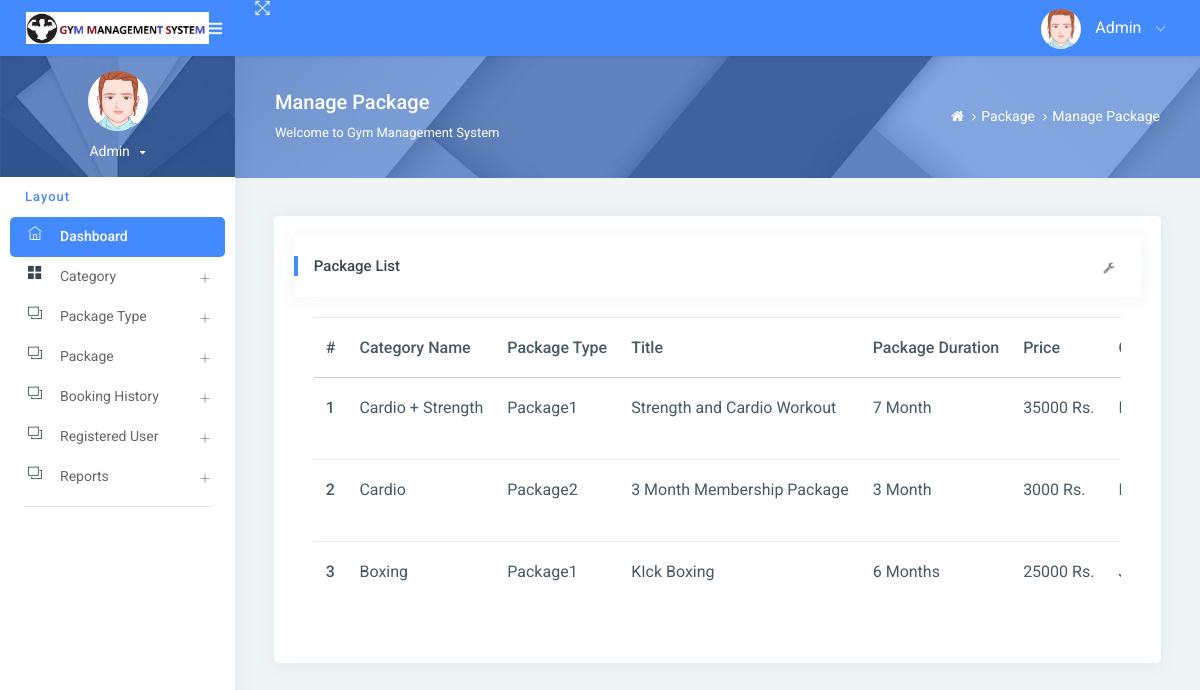
The page /managePackage/ on the database its author committed.
### gym/models.py (models this page shows, shortened)
class Package(models.Model):
    category = models.ForeignKey(Category, on_delete=models.CASCADE, null=True)
    packagename = models.ForeignKey(Packagetype, on_delete=models.CASCADE, null=True)
    titlename = models.CharField(max_length=200, null=True)
    packageduration = models.CharField(max_length=50, null=True)
    price = models.CharField(max_length=200, null=True)
    description = models.CharField(max_length=200, null=True)
    creationdate = models.DateTimeField(auto_now_add=True)

class Category(models.Model):
    categoryname = models.CharField(max_length=200, null=True)
    status = models.CharField(max_length=300, null=True)
    creationdate = models.DateTimeField(auto_now_add=True)

class Packagetype(models.Model):
    category = models.ForeignKey(Category, on_delete=models.CASCADE, null=True)
    packagename = models.CharField(max_length=200, null=True)
    creationdate = models.DateTimeField(auto_now_add=True)
    def __str__(self):
        return self.packagename

### gym/views.py (the view)
# urls.py: path('managePackage/', managePackage, name='managePackage'),
def managePackage(request):
    package = Package.objects.all()
    return render(request, 'admin/managePackage.html',locals())

### gym/templates/admin/managePackage.html (shortened to what this page needs)
{% extends 'admin_base.html' %}
{% load static %}
{% block main %}
<div class="page-header">
    <div class="page-block">
        <div class="row align-items-center">
            <div class="col-md-8">
                <div class="page-header-title">
                    <h5 class="m-b-10">Manage Package</h5>
                    <p class="m-b-0">Welcome to Gym Management System</p>
                </div>
            </div>
            <div class="col-md-4">
                <ul class="breadcrumb-title">
                    <li class="breadcrumb-item">
                        <a href="{% url 'admin_home' %}"> <i class="fa fa-home"></i> </a>
                    </li>
                    <li class="breadcrumb-item"><a href="">Package</a>
                    </li>
                    <li class="breadcrumb-item"><a href="">Manage Package</a>
                    </li>
                </ul>
            </div>
        </div>
    </div>
</div>
<div class="pcoded-inner-content">
    <div class="main-body">
        <div class="page-wrapper">
            <div class="page-body">
                <div class="row">
                    <div class="col-md-12">
                        <div class="card">
                            <div class="card-block">
                                <div class="card-header">
                                    <h5>Package List</h5>
                                    <div class="card-header-right">
                                        <ul class="list-unstyled card-option">
                                            <li><i class="fa fa fa-wrench open-card-option"></i></li>
                                        </ul>
                                    </div>
                                </div>
                                <div class="card-block table-border-style">
                                    <div class="table-responsive">
                                        <table class="table">
                                            <thead>
                                            <tr>
                                                <th>#</th>
                                                <th>Category Name</th>
                                                <th>Package Type</th>
                                                <th>Title</th>
                                                <th>Package Duration</th>
                                                <th>Price</th>
                                                <th>Creation Date</th>
                                            </tr>
                                            </thead>
                                            <tbody>
                                            {% for i in package %}
                                            <tr>
                                                <th scope="row">{{forloop.counter}}</th>
                                                <td>{{i.category.categoryname}}</td>
                                                <td>{{i.packagename}}</td>
                                                 <td>{{i.titlename}}</td>
                                                <td>{{i.packageduration}}</td>
                                                <td>{{i.price}} Rs.</td>
                                                <td>{{i.creationdate}}</td>
                                            </tr>
                                            {% endfor %}
                                            </tbody>
                                        </table>
                                    </div>
                                </div>
                            </div>
                        </div>
                    </div>
                </div>
            </div>
        </div>
    </div>
</div>
{% endblock %}

### gym/templates/admin_base.html (shortened to what this page needs)
{% load static %}
<html lang="en">
<head>
    <link rel="stylesheet" href="{% static 'assets1/pages/waves/css/waves.min.css' %}" type="text/css" media="all">
    <link rel="stylesheet" type="text/css" href="{% static 'assets1/css/bootstrap/css/bootstrap.min.css' %}">
    <link rel="stylesheet" href="{% static 'assets1/pages/waves/css/waves.min.css' %}" type="text/css" media="all">
    <link rel="stylesheet" type="text/css" href="{% static 'assets1/icon/themify-icons/themify-icons.css' %}">
    <link rel="stylesheet" type="text/css" href="{% static 'assets1/icon/font-awesome/css/font-awesome.min.css' %}">
    <link rel="stylesheet" type="text/css" href="{% static 'assets1/css/jquery.mCustomScrollbar.css' %}">
    <link rel="stylesheet" href="https://www.amcharts.com/lib/3/plugins/export/export.css" type="text/css" media="all"/>
    <link rel="stylesheet" type="text/css" href="{% static 'assets1/css/style.css' %}">
</head>
<body>
<div id="pcoded" class="pcoded">
    <div class="pcoded-container navbar-wrapper">
        <nav class="navbar header-navbar pcoded-header">
            <div class="navbar-wrapper">
                <div class="navbar-logo">
                    <a class="mobile-menu waves-effect waves-light" id="mobile-collapse" href="#!">
                        <i class="ti-menu"></i>
                    </a>
                    <a href="{% url 'admin_home' %}">
                        <img class="img-fluid" src="{% static 'assets1/images/logo.png' %}" alt="Theme-Logo"
                             style="width:85%">
                    </a>
                </div>
                <div class="navbar-container container-fluid">
                    <ul class="nav-left">
                        <li>
                            <a href="#!" onclick="javascript:toggleFullScreen()" class="waves-effect waves-light">
                                <i class="ti-fullscreen"></i>
                            </a>
                        </li>
                    </ul>
                    <ul class="nav-right">
                        <li class="user-profile header-notification">
                            <a href="#!" class="waves-effect waves-light">
                                <img src="{% static 'assets1/images/avatar-1.png' %}" class="img-radius"
                                     alt="">
                                <span>Admin</span>
                                <i class="ti-angle-down"></i>
                            </a>
                        </li>
                    </ul>
                </div>
            </div>
        </nav>
        <div class="pcoded-main-container">
            <div class="pcoded-wrapper">
                <nav class="pcoded-navbar">
                    <div class="pcoded-inner-navbar main-menu">
                        <div class="">
                            <div class="main-menu-header">
                                <img class="img-80 img-radius" src="{% static 'assets1/images/avatar-1.png' %}"
                                     alt="">
                                <div class="user-details">
                                    <span id="more-details">Admin<i class="fa fa-caret-down"></i></span>
                                </div>
                            </div>
                        </div>
                        <div class="pcoded-navigation-label" data-i18n="nav.category.navigation">Layout</div>
                        <ul class="pcoded-item pcoded-left-item">
                            <li class="active">
                                <a href="{% url 'admin_home' %}" class="waves-effect waves-dark">
                                    <span class="pcoded-micon"><i class="ti-home"></i><b>D</b></span>
                                    <span class="pcoded-mtext" data-i18n="nav.dash.main">Dashboard</span>
                                </a>
                            </li>
                            <li class="pcoded-hasmenu">
                                <a href="javascript:void(0)" class="waves-effect waves-dark">
                                    <span class="pcoded-micon"><i class="ti-layout-grid2-alt"></i></span>
                                    <span class="pcoded-mtext" data-i18n="nav.basic-components.main">Category</span>
                                </a>
                            </li>
                            <li class="pcoded-hasmenu">
                                <a href="javascript:void(0)" class="waves-effect waves-dark">
                                    <span class="pcoded-micon"><i class="ti-layers"></i></span>
                                    <span class="pcoded-mtext"
                                          data-i18n="nav.basic-components.main">Package Type </span>
                                </a>
                            </li>
                            <li class="pcoded-hasmenu">
                                <a href="javascript:void(0)" class="waves-effect waves-dark">
                                    <span class="pcoded-micon"><i class="ti-layers"></i></span>
                                    <span class="pcoded-mtext"
                                          data-i18n="nav.basic-components.main"> Package</span>
                                </a>
                            </li>
                            <li class="pcoded-hasmenu">
                                <a href="javascript:void(0)" class="waves-effect waves-dark">
                                    <span class="pcoded-micon"><i class="ti-layers"></i></span>
                                    <span class="pcoded-mtext"
                                          data-i18n="nav.basic-components.main">Booking History</span>
                                </a>
                            </li>
                               <li class="pcoded-hasmenu">
                                <a href="javascript:void(0)" class="waves-effect waves-dark">
                                    <span class="pcoded-micon"><i class="ti-layers"></i></span>
                                    <span class="pcoded-mtext"
                                          data-i18n="nav.basic-components.main"> Registered User</span>
                                </a>
                            </li>
                            <li class="pcoded-hasmenu">
                                <a href="javascript:void(0)" class="waves-effect waves-dark">
                                    <span class="pcoded-micon"><i class="ti-layers"></i></span>
                                    <span class="pcoded-mtext"
                                          data-i18n="nav.basic-components.main">Reports</span>
                                </a>
                            </li>
                        </ul>
                    </div>
                </nav>
                <div class="pcoded-content">
                    {% block main %}
                    {% endblock %}
                </div>
            </div>
        </div>
    </div>
</div>
</body>
</html>

### rows shown on the page
Package: category.categoryname "Cardio + Strength", packagename "Package1", titlename "Strength and Cardio Workout", packageduration "7 Month", price "35000"
Package: category.categoryname "Cardio", packagename "Package2", titlename "3 Month Membership Package", packageduration "3 Month", price "3000"
Package: category.categoryname "Boxing", packagename "Package1", titlename "KIck Boxing", packageduration "6 Months", price "25000"
